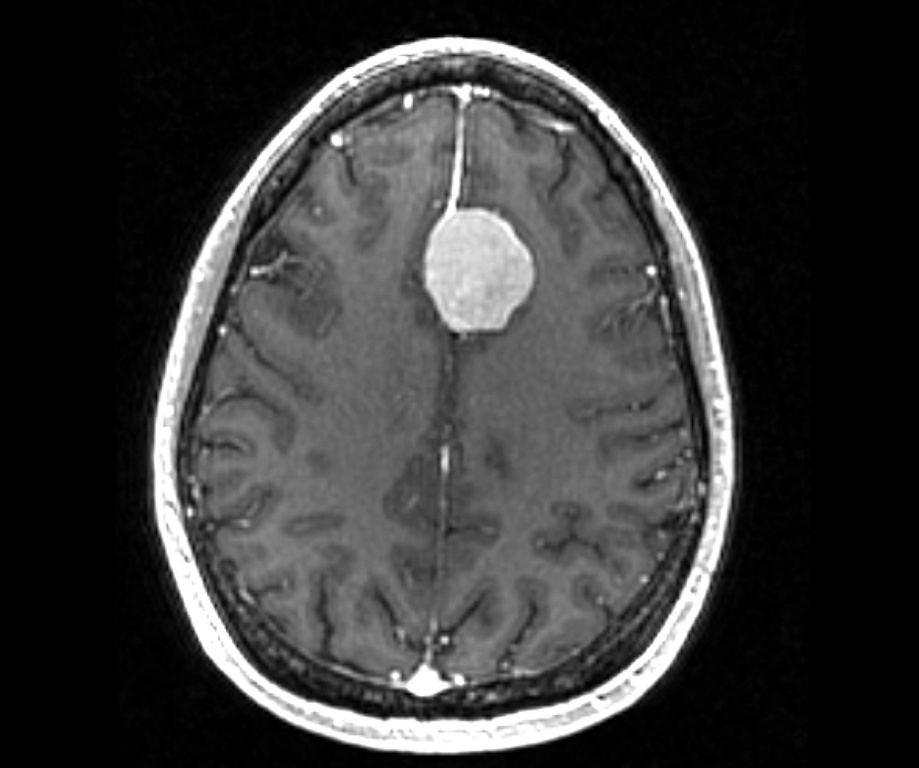
#> input picture big_5b252c1a32b7d.jpg, 919 x 768 px, shrunk from 1196 x 999 before the run
$ python question_two_three.py
#> lines starting #> are read from the running program, lines starting #| are printed output that depends on the picture
### question_one.py
class Question_one:
    def message_to_int(self, message = "Make Hong Kong great again"):
        cipher = [ord(char) for char in message]
        return cipher

# Press the green button in the gutter to run the script.
# [3 lines that do not run on import are left out]

# See PyCharm help at https://www.jetbrains.com/help/pycharm/

### question_two_three.py
import sympy
import random
import math
import question_one
import question_two_three

class Question_two:
	# [55 lines left out: function question_two, not called in this run]


if __name__ == '__main__':
	q_two = question_two_three.Question_two()
	q_two.question_two()
#> in question_two, im is the input picture: PIL image 919x768 L; min 0, max 255, mean 54.8
#| im.width = 919
#| im.height = 768
#| 0
#> in question_two, `im.show()`:
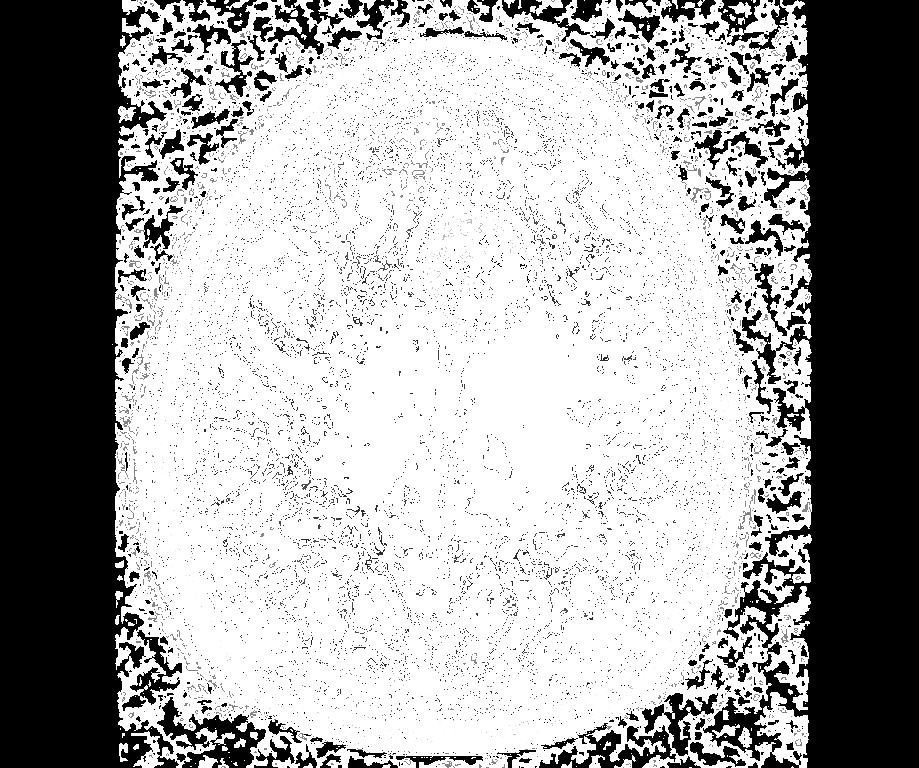
#> shown: PIL image 919x768 L; min 0, max 255, mean 166
